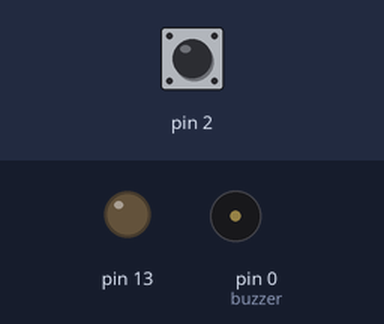
The sketch below on a simulated Arduino Uno, built with avr-gcc and run on an emulated ATmega328P. Parts: output pins drawn as LEDs (lit = HIGH), buzzer (waves = sounding). Inputs (shaded band) come from the test bench; at power-on: pin 2 HIGH.

Above: at 1.2 s.
1.3 s: pin 2 pulled LOW for 0.15 s
At 1.45 s:
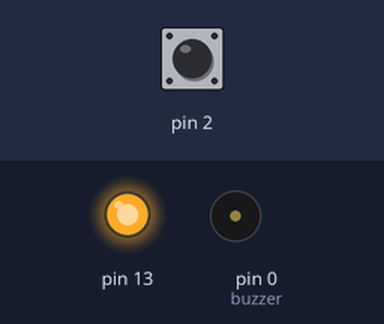
4.3 s: pin 2 pulled LOW for 3.2 s
At 9.7 s:
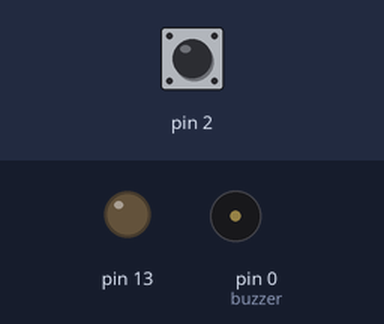
Timing chart, 0 to 11.2 s (numbered marks = the images above; inputs shaded):
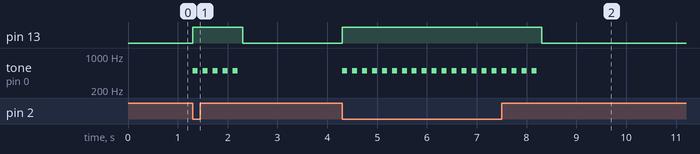

Measured:
- after the input at 1.3 s, pin 13: LOW → HIGH at once, → LOW 1.0 s later; tone on pin 0 (buzzer): alternates 500 Hz for 0.10 s and silent for 0.10 s, 10 changes in all, then stays silent, starting at once
- after the input at 4.3 s, pin 13: LOW → HIGH at once, → LOW 4.0 s later; tone on pin 0 (buzzer): alternates 500 Hz for 0.10 s and silent for 0.10 s, 40 changes in all, then stays silent, starting at once

The sketch:

DogFeeder_Button.ino
```cpp
const int buzzer = 0; //buzzer to arduino pin 9


void setup(){

  pinMode(buzzer, OUTPUT); // Set buzzer - pin 9 as an output

  pinMode(2, INPUT_PULLUP);

  pinMode(13, OUTPUT);
}

void loop(){
  int sensorVal = digitalRead(2);

  if (sensorVal == HIGH) {

    digitalWrite(13, LOW);

  } else {

    digitalWrite(13, HIGH);
    for (int i = 0; i < 5; i++)
    {
        tone(buzzer, 500); // Send 1KHz sound signal...
        delay(100);        // ...for 1 sec
        noTone(buzzer);     // Stop sound...
        delay(100);        // ...for 1sec
    }

  }
}
```
